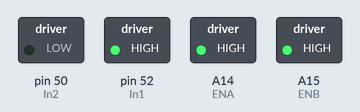
A sketch run on a simulated Arduino Mega 2560, built with avr-gcc and run on an emulated ATmega2560. Shown: switched loads named in the sketch (green lamp = pin HIGH).

Above: at 0.1 s.
Timing chart, 0 to 1.6 s (numbered marks = the images above):
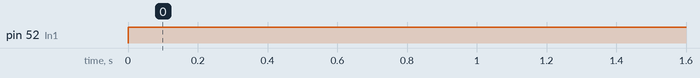

The sketch:

motor_L298n.ino
```cpp
const int In1=52;
const int In2=50;
const int ENA=A14;
const int In3=48;
const int In4=46;
const int ENB=A15;


void setup() {
  pinMode(In1, OUTPUT);
  pinMode(In2, OUTPUT);
  pinMode(ENA, OUTPUT);
  pinMode(ENB, OUTPUT);
  analogWrite(ENA, 255);
  analogWrite(ENB, 255);

}

void loop() {
  digitalWrite(In1, HIGH);
  digitalWrite(In2, LOW);
  digitalWrite(In3, HIGH);
  digitalWrite(In4, LOW);
}
```

Measured:
- by itself, pin 52 (In1): LOW → HIGH at 0.00 s
